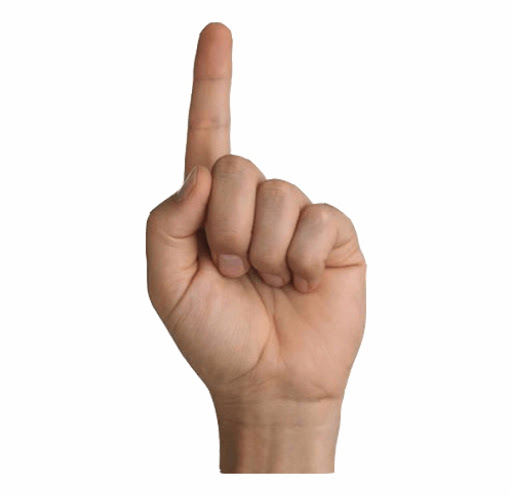
#> input picture testing/127246982_448657409863223_4303911983413743522_n.jpg, 512 x 496 px
$ python -i contour_module.py   (imports and definitions only)
#> lines starting #> are read from the running program, lines starting #| are printed output that depends on the picture
import cv2
import numpy as np
import matplotlib.pyplot as plt
# import matplotlib.image as mpimg
# import imutils
# from sklearn.metrics import pairwise
import math

#get binary image form colored image used only in testing
# [7 lines left out: function get_binary_image, not called in this run]

# calculate the contour with max area
def get_contour_max_area(contours,return_area=False):
    max_area=0
    max_contour=0
    cnt=0
    for cnt in range(len(contours)):
        area = cv2.contourArea(contours[cnt])
        if max_area<area:
            max_area=area
            max_contour=contours[cnt]
    if return_area==True:
        return max_contour,max_area
    return max_contour

# get distance and slope between 2 points
# [61 lines left out: functions get_dist_and_slope, get_the_no_of_fingers, not called in this run]

# takes a binary image and return estimated parameters like area
def get_estimate_parameters(image):
    # parameter 1 hull area/contour area
    # parameter 2 area of triangle in defects
    # parameter 3 theta of triangle in defects
    # parameter 4 get the arclength of convex hull

    try:
        # draw stuff on a random image
        image2 = cv2.imread('1.jpg', 1)
    except:
        pass
    # determine contour
    contours, _ = cv2.findContours(image, cv2.RETR_LIST, cv2.CHAIN_APPROX_SIMPLE)

    # get the max contour
    contour=get_contour_max_area(contours)


    # find convex hull
    hull = cv2.convexHull(contour)

    # ////////// parameter 1 hull area/contour area
    # get convex hull area/contour area to indicate more gaps/fingers
    parameter1=cv2.contourArea(hull)/cv2.contourArea(contour)

    # get hull defects
    hull_false = cv2.convexHull(contour,returnPoints=False)
    defects = cv2.convexityDefects(contour,hull_false)

    # show hull and its defects
    # neglect very close points
    theta=[]
    triangle_area=[]
    hull_perimeter = cv2.arcLength(hull, False)
    hull_side_length = []

    for i in range(len(defects)):
        s, e, f, d = defects[i, 0]
        start = tuple(contour[s][0])
        end = tuple(contour[e][0])
        far = tuple(contour[f][0])
        distance,_=get_dist_and_slope(start[0], start[1], end[0], end[1])
        # ///////////////// parameter 2 area of triangle in defects
        triangle_area.append( 0.5 * d * distance)
        # draw convex hull
        # cv2.line(image2, start, end, [255, 0, 0], 2)
        # /////////// parameter 3 theta of triangle in defects
        #  get the angle of the triangle
        a1 = get_dist_and_slope(start[0], start[1], far[0], far[1])[0]
        a2 = get_dist_and_slope(far[0], far[1], end[0], end[1])[0]
        a3,a3_slope = get_dist_and_slope(start[0], start[1], end[0], end[1])
        theta.append(math.acos(((a1) ** 2 + (a2) ** 2 - (a3) ** 2) / (2 * (a1) * (a2))) * 180 / math.pi)
        # ////////// parameter 4 get the arclength of convex hull = no of fingers +1
        if (a3>25 and abs(a3_slope) <50) or (a3>100 ) :
            hull_side_length.append(a3)


        # if triangle_area[i]>50000 and theta[i]<90:
        #     # draw defects
        #     cv2.circle(image2, far, 5, [0, 0, 255], -1)

    parameter2 = triangle_area
    parameter3=theta
    parameter4=hull_side_length


    #  /////////////// parameter 5 circle or elipse whichever works
    # draw a circle that intersects with fingers
    (x,y),radius = cv2.minEnclosingCircle(contour)
    scaled_radius=radius/1.4


    # get intersection
    black_background1 = np.zeros_like(image)
    black_background2 = np.zeros_like(image)
    contour_only=cv2.drawContours(black_background1, contours, -1, (1, 1, 1), 15)
    # cv2.fillPoly(black_background1, pts=contour_only, color=(255, 255, 255))
    circle=cv2.circle(black_background2, (int(x), int(y)), int(scaled_radius), (1, 1, 1), 5)
    intersections=cv2.bitwise_and(contour_only, circle)
    # dilation
    # kernel = np.ones((3, 3), np.uint8)
    # intersections = cv2.dilate(intersections, kernel, iterations=2)
    intersections_contours,_=cv2.findContours(intersections, cv2.RETR_LIST, cv2.CHAIN_APPROX_SIMPLE)
    # get contours angles
    intersections_contours_list=[]
    for cnt in intersections_contours:
        (x1, y1), r1 = cv2.minEnclosingCircle(cnt)
        # cv2.circle(image2, (int(x1), int(y1)), int(r1), (255, 0, 255), 2)

        if (get_dist_and_slope(x,-y,x1,-y1,True)[1]>0 and get_dist_and_slope(x,-y,x1,-y1,True)[1]<190) or(get_dist_and_slope(x,-y,x1,-y1,True)[1]<0 and get_dist_and_slope(x,-y,x1,-y1,True)[1]>-30):
            intersections_contours_list.append(get_dist_and_slope(x,-y,x1,-y1,True)[1])

    # remove very similar angles
    for i in range(len(intersections_contours_list)):
        for j in range(len(intersections_contours_list)):
            if i==j  :
                continue
            # for distance
            if intersections_contours_list[j]>=intersections_contours_list[i]*.975 and intersections_contours_list[j]<=intersections_contours_list[i]*1.025 :
                intersections_contours_list[j]=1000

    # print(intersections_contours_list)

    # parameter5=len(intersections_contours)
    parameter5=intersections_contours_list

    # ////////////// parameter6 area of contour
    parameter6=cv2.contourArea(contour)
    # [45 lines of commented-out code are left out]
    return parameter1,parameter2,parameter3,parameter4,parameter5,parameter6

# for air drawing use extreme points
# [51 lines left out: functions air_drawing, mouse_control, main, not called in this run]


# [16 lines of commented-out code are left out]


'''
# [63 lines of commented-out code are left out]
'''

>>> import cv2
>>> picture = cv2.imread('testing/127246982_448657409863223_4303911983413743522_n.jpg', cv2.IMREAD_GRAYSCALE)
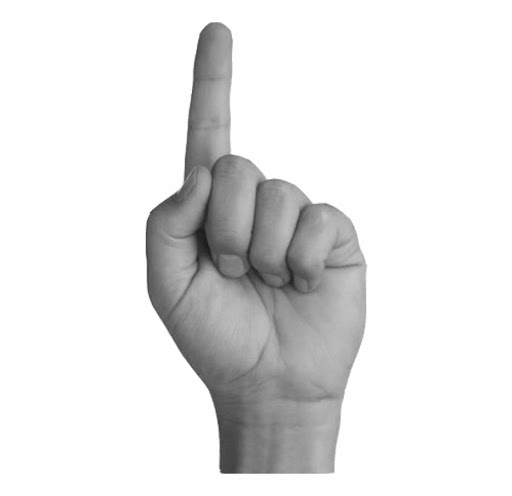
#> picture: shape (496, 512); min 26, max 255, mean 228.8
>>> result = get_estimate_parameters(picture)
#> in get_estimate_parameters, `contours, _ = cv2.findContours(image, cv2.RETR_LIST, cv2.CHAIN_APPROX_..`: contours = [[[0, 0], [0, 495], [511, 495], [511, 0]]]
#> the loop in get_contour_max_area, `for cnt in range(len(contours)):` made 1 pass
#> (area, max_area, max_contour) on pass 1: (252945, 252945, [[0, 0], [0, 495], [511, 495], [511, 0]])
#> after the loop in get_contour_max_area, `for cnt in range(len(contours)):`: max_area = 252945
#> in get_estimate_parameters, `contour=get_contour_max_area(contours)`: contour = [[0, 0], [0, 495], [511, 495], [511, 0]]
#> in get_estimate_parameters, `hull = cv2.convexHull(contour)`: hull = [[511, 0], [511, 495], [0, 495], [0, 0]]
#> in get_estimate_parameters, `parameter1=cv2.contourArea(hull)/cv2.contourArea(contour)`: parameter1 = 1
#> in get_estimate_parameters, `hull_false = cv2.convexHull(contour,returnPoints=False)`: hull_false = [3, 2, 1, 0]
#> in get_estimate_parameters, `hull_perimeter = cv2.arcLength(hull, False)`: hull_perimeter = 1501
#> after the loop in get_estimate_parameters, `for i in range(len(defects)):`: hull_side_length = []
#> (the run stopped early here; a loop or call above may not have finished)

$ run again, on testing/156589487_2512075165768922_4576581705096957700_n.jpg
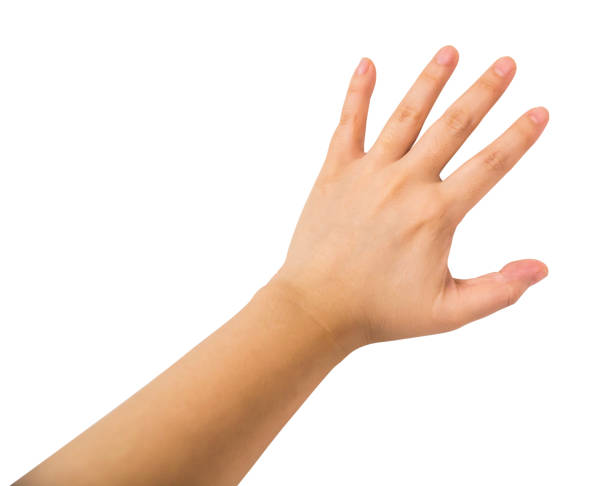
#> input picture testing/156589487_2512075165768922_4576581705096957700_n.jpg, 612 x 486 px
#> `picture = cv2.imread('testing/127246982_448657409863223_43039119834137..`:
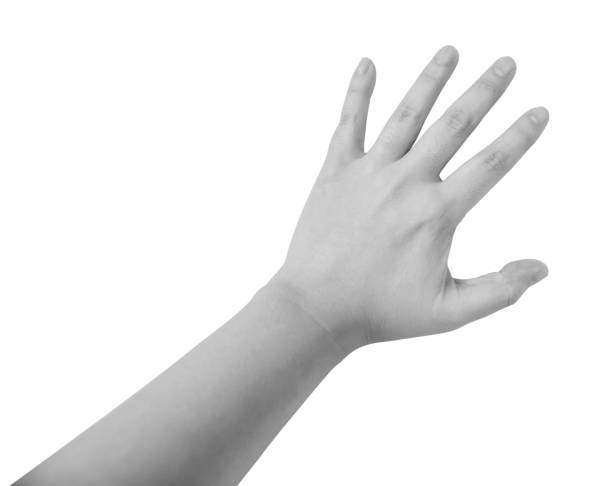
#> picture: shape (486, 612); min 78, max 255, mean 234.1
#> contours = [[[0, 0], [0, 485], [611, 485], [611, 0]]]
#> the loop in get_contour_max_area, `for cnt in range(len(contours)):` made 1 pass
#> (area, max_area, max_contour) on pass 1: (296335, 296335, [[0, 0], [0, 485], [611, 485], [611, 0]])
#> after the loop in get_contour_max_area, `for cnt in range(len(contours)):`: max_area = 296335
#> contour = [[0, 0], [0, 485], [611, 485], [611, 0]]
#> hull = [[611, 0], [611, 485], [0, 485], [0, 0]]
#> parameter1 = 1
#> hull_false = [3, 2, 1, 0]
#> hull_perimeter = 1581
#> after the loop in get_estimate_parameters, `for i in range(len(defects)):`: hull_side_length = []

$ run again, on testing/183845218_320494739431831_6060203438473748351_n.jpg
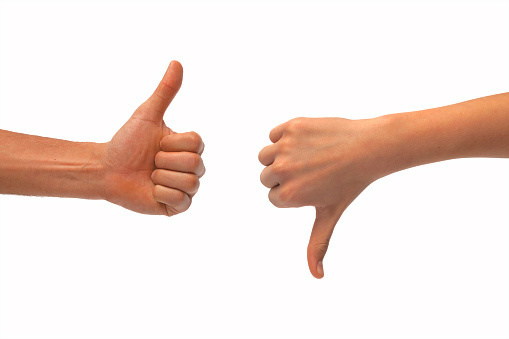
#> input picture testing/183845218_320494739431831_6060203438473748351_n.jpg, 509 x 339 px
#> `picture = cv2.imread('testing/127246982_448657409863223_43039119834137..`:
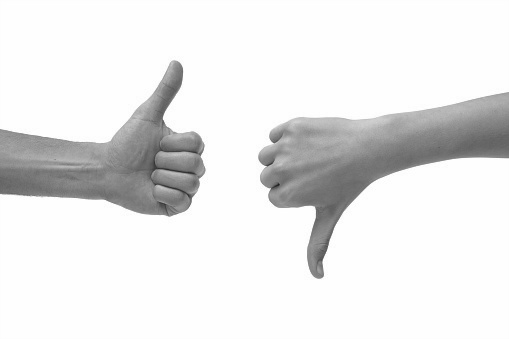
#> picture: shape (339, 509); min 32, max 255, mean 231.4
#> contours = [[[0, 0], [0, 338], [508, 338], [508, 0]]]
#> the loop in get_contour_max_area, `for cnt in range(len(contours)):` made 1 pass
#> (area, max_area, max_contour) on pass 1: (171704, 171704, [[0, 0], [0, 338], [508, 338], [508, 0]])
#> after the loop in get_contour_max_area, `for cnt in range(len(contours)):`: max_area = 171704
#> contour = [[0, 0], [0, 338], [508, 338], [508, 0]]
#> hull = [[508, 0], [508, 338], [0, 338], [0, 0]]
#> parameter1 = 1
#> hull_false = [3, 2, 1, 0]
#> hull_perimeter = 1184
#> after the loop in get_estimate_parameters, `for i in range(len(defects)):`: hull_side_length = []

$ run again, on testing/199566691_209734770877445_6932392288654157158_n.jpg
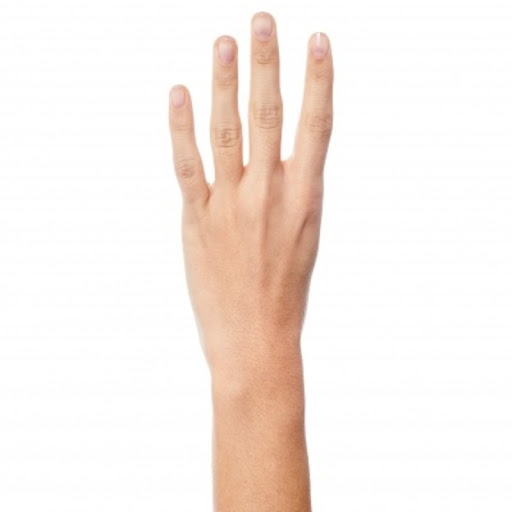
#> input picture testing/199566691_209734770877445_6932392288654157158_n.jpg, 512 x 512 px
#> `picture = cv2.imread('testing/127246982_448657409863223_43039119834137..`:
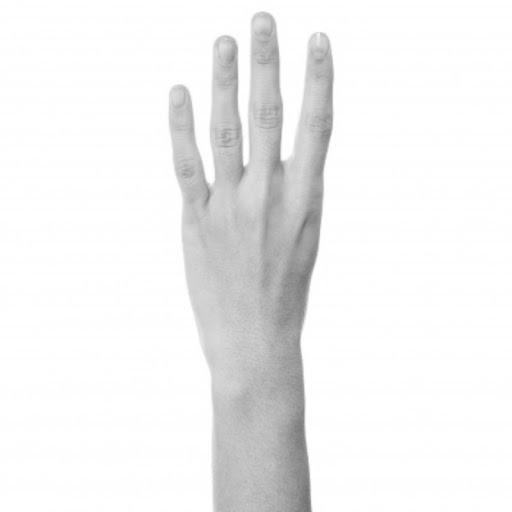
#> picture: shape (512, 512); min 112, max 255, mean 240.6
#> contours = [[[0, 0], [0, 511], [511, 511], [511, 0]]]
#> the loop in get_contour_max_area, `for cnt in range(len(contours)):` made 1 pass
#> (area, max_area, max_contour) on pass 1: (261121, 261121, [[0, 0], [0, 511], [511, 511], [511, 0]])
#> after the loop in get_contour_max_area, `for cnt in range(len(contours)):`: max_area = 261121
#> contour = [[0, 0], [0, 511], [511, 511], [511, 0]]
#> hull = [[511, 0], [511, 511], [0, 511], [0, 0]]
#> parameter1 = 1
#> hull_false = [3, 2, 1, 0]
#> hull_perimeter = 1533
#> after the loop in get_estimate_parameters, `for i in range(len(defects)):`: hull_side_length = []
